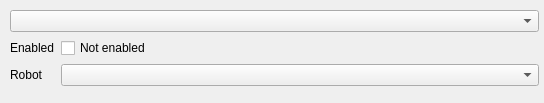
<?xml version="1.0" encoding="UTF-8"?>
<ui version="4.0">
 <class>Widget</class>
 <widget class="QWidget" name="Input configurer">
  <property name="geometry">
   <rect>
    <x>0</x>
    <y>0</y>
    <width>544</width>
    <height>103</height>
   </rect>
  </property>
  <property name="windowTitle">
   <string>Input configurer</string>
  </property>
  <widget class="QWidget" name="verticalLayoutWidget">
   <property name="geometry">
    <rect>
     <x>-1</x>
     <y>-1</y>
     <width>551</width>
     <height>401</height>
    </rect>
   </property>
   <layout class="QVBoxLayout" name="verticalLayout">
    <item>
     <widget class="QComboBox" name="joystickSelector"/>
    </item>
    <item>
     <layout class="QFormLayout" name="formLayout">
      <item row="0" column="0">
       <widget class="QLabel" name="label">
        <property name="text">
         <string>Enabled</string>
        </property>
       </widget>
      </item>
      <item row="0" column="1">
       <widget class="QCheckBox" name="enabledBox">
        <property name="text">
         <string>Not enabled</string>
        </property>
       </widget>
      </item>
      <item row="1" column="0">
       <widget class="QLabel" name="label_2">
        <property name="text">
         <string>Robot</string>
        </property>
       </widget>
      </item>
      <item row="1" column="1">
       <widget class="QComboBox" name="robotSelector"/>
      </item>
     </layout>
    </item>
   </layout>
  </widget>
 </widget>
 <layoutdefault spacing="6" margin="11"/>
 <resources/>
 <connections/>
</ui>
